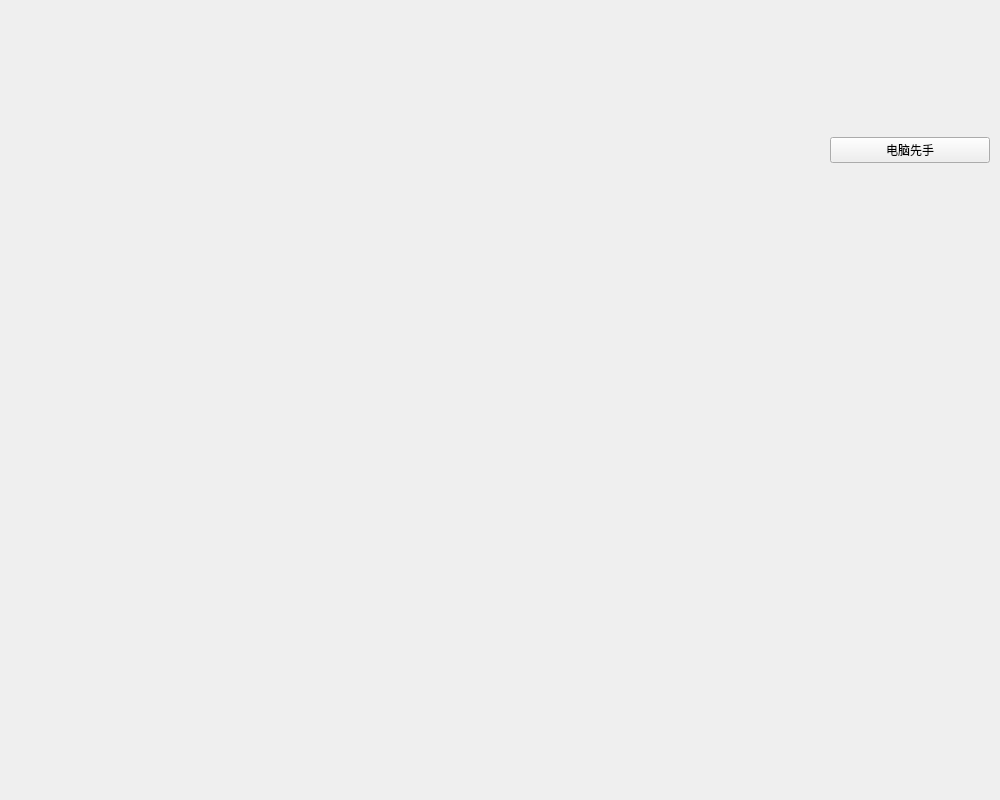
<?xml version="1.0" encoding="UTF-8"?>
<ui version="4.0">
 <class>Widget</class>
 <widget class="QWidget" name="Widget">
  <property name="geometry">
   <rect>
    <x>0</x>
    <y>0</y>
    <width>1000</width>
    <height>800</height>
   </rect>
  </property>
  <property name="windowTitle">
   <string>Widget</string>
  </property>
  <widget class="QWidget" name="verticalLayoutWidget">
   <property name="geometry">
    <rect>
     <x>830</x>
     <y>10</y>
     <width>160</width>
     <height>281</height>
    </rect>
   </property>
   <layout class="QVBoxLayout" name="verticalLayout">
    <item>
     <widget class="QPushButton" name="pushButton_compFirst">
      <property name="text">
       <string>电脑先手</string>
      </property>
     </widget>
    </item>
   </layout>
  </widget>
 </widget>
 <resources/>
 <connections/>
</ui>
